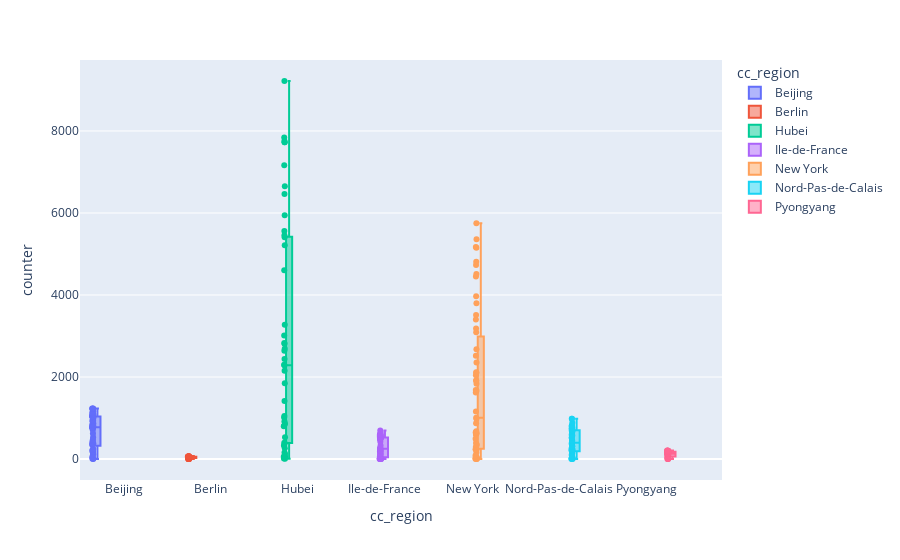

Notebook code cell kept with this figure:
### Code cell
fig = px.box(df_NO2_group[[elem in ls for elem in df_NO2_group.cc_region]], x="cc_region", y="counter", color="cc_region",points="all")
fig.show()

### Figure 1 — Plotly figure (JSON) as saved in the notebook; plotly's stock layout.template omitted (floating-point values rounded to 4 significant figures)
{"data": [{"alignmentgroup": "True", "boxpoints": "all", "hovertemplate": "cc_region=%{x}<br>counter=%{y}<extra></extra>", "legendgroup": "Beijing", "marker": {"color": "#636efa"}, "name": "Beijing", "notched": false, "offsetgroup": "Beijing", "orientation": "v", "showlegend": true, "type": "box", "x": ["Beijing", "Beijing", "Beijing", "Beijing", "Beijing", "Beijing", "Beijing", "Beijing", "Beijing", "Beijing", "Beijing", "Beijing", "Beijing", "Beijing", "Beijing", "Beijing", "Beijing", "Beijing", "Beijing", "Beijing", "Beijing", "Beijing", "Beijing", "Beijing", "Beijing", "Beijing", "Beijing", "Beijing", "Beijing", "Beijing", "Beijing", "Beijing", "Beijing", "Beijing", "Beijing", "Beijing", "Beijing", "Beijing", "Beijing", "Beijing", "Beijing", "Beijing", "Beijing", "Beijing", "Beijing", "Beijing", "Beijing", "Beijing", "Beijing", "Beijing", "Beijing", "Beijing", "Beijing"], "x0": " ", "xaxis": "x", "y": [962, 1047, 115, 775, 1, 829, 7, 624, 186, 775, 776, 1126, 350, 761, 439, 1048, 1226, 408, 1069, 1008, 916, 1235, 1039, 227, 805, 776, 934, 764, 209, 360, 1228, 891, 867, 36, 530, 1167, 1041, 715, 371, 765, 1091, 1113, 225, 167, 246, 1045, 1231, 933, 13, 383, 470, 172, 74], "y0": " ", "yaxis": "y"}, {"alignmentgroup": "True", "boxpoints": "all", "hovertemplate": "cc_region=%{x}<br>counter=%{y}<extra></extra>", "legendgroup": "Berlin", "marker": {"color": "#EF553B"}, "name": "Berlin", "notched": false, "offsetgroup": "Berlin", "orientation": "v", "showlegend": true, "type": "box", "x": ["Berlin", "Berlin", "Berlin", "Berlin", "Berlin", "Berlin", "Berlin", "Berlin", "Berlin", "Berlin", "Berlin", "Berlin", "Berlin", "Berlin", "Berlin", "Berlin", "Berlin", "Berlin", "Berlin", "Berlin", "Berlin", "Berlin", "Berlin", "Berlin", "Berlin", "Berlin", "Berlin", "Berlin", "Berlin", "Berlin", "Berlin", "Berlin", "Berlin", "Berlin", "Berlin", "Berlin", "Berlin", "Berlin"], "x0": " ", "xaxis": "x", "y": [12, 1, 27, 2, 9, 40, 4, 47, 28, 58, 39, 23, 12, 56, 49, 52, 49, 53, 55, 53, 4, 35, 1, 48, 50, 67, 55, 46, 46, 43, 40, 50, 34, 17, 54, 72, 54, 51], "y0": " ", "yaxis": "y"}, {"alignmentgroup": "True", "boxpoints": "all", "hovertemplate": "cc_region=%{x}<br>counter=%{y}<extra></extra>", "legendgroup": "Hubei", "marker": {"color": "#00cc96"}, "name": "Hubei", "notched": false, "offsetgroup": "Hubei", "orientation": "v", "showlegend": true, "type": "box", "x": ["Hubei", "Hubei", "Hubei", "Hubei", "Hubei", "Hubei", "Hubei", "Hubei", "Hubei", "Hubei", "Hubei", "Hubei", "Hubei", "Hubei", "Hubei", "Hubei", "Hubei", "Hubei", "Hubei", "Hubei", "Hubei", "Hubei", "Hubei", "Hubei", "Hubei", "Hubei", "Hubei", "Hubei", "Hubei", "Hubei", "Hubei", "Hubei", "Hubei", "Hubei", "Hubei", "Hubei", "Hubei", "Hubei", "Hubei", "Hubei", "Hubei", "Hubei", "Hubei", "Hubei", "Hubei"], "x0": " ", "xaxis": "x", "y": [6650, 4603, 860, 48, 332, 1846, 802, 158, 6463, 5457, 398, 3274, 7758, 2689, 2811, 322, 7842, 5945, 3011, 5213, 7164, 9218, 1414, 1014, 916, 2439, 376, 69, 6, 265, 1050, 11, 58, 531, 2288, 2642, 2298, 5563, 809, 5409, 2150, 7726, 7726, 122, 2830], "y0": " ", "yaxis": "y"}, {"alignmentgroup": "True", "boxpoints": "all", "hovertemplate": "cc_region=%{x}<br>counter=%{y}<extra></extra>", "legendgroup": "Ile-de-France", "marker": {"color": "#ab63fa"}, "name": "Ile-de-France", "notched": false, "offsetgroup": "Ile-de-France", "orientation": "v", "showlegend": true, "type": "box", "x": ["Ile-de-France", "Ile-de-France", "Ile-de-France", "Ile-de-France", "Ile-de-France", "Ile-de-France", "Ile-de-France", "Ile-de-France", "Ile-de-France", "Ile-de-France", "Ile-de-France", "Ile-de-France", "Ile-de-France", "Ile-de-France", "Ile-de-France", "Ile-de-France", "Ile-de-France", "Ile-de-France", "Ile-de-France", "Ile-de-France", "Ile-de-France", "Ile-de-France", "Ile-de-France", "Ile-de-France", "Ile-de-France", "Ile-de-France", "Ile-de-France", "Ile-de-France", "Ile-de-France", "Ile-de-France", "Ile-de-France", "Ile-de-France", "Ile-de-France", "Ile-de-France", "Ile-de-France", "Ile-de-France", "Ile-de-France", "Ile-de-France", "Ile-de-France", "Ile-de-France", "Ile-de-France", "Ile-de-France", "Ile-de-France", "Ile-de-France", "Ile-de-France", "Ile-de-France", "Ile-de-France"], "x0": " ", "xaxis": "x", "y": [129, 68, 240, 64, 10, 15, 7, 11, 10, 251, 35, 108, 207, 506, 4, 16, 193, 532, 503, 23, 510, 535, 602, 490, 493, 484, 22, 594, 184, 650, 205, 2, 562, 584, 3, 270, 507, 424, 556, 331, 272, 696, 592, 537, 194, 128, 600], "y0": " ", "yaxis": "y"}, {"alignmentgroup": "True", "boxpoints": "all", "hovertemplate": "cc_region=%{x}<br>counter=%{y}<extra></extra>", "legendgroup": "New York", "marker": {"color": "#FFA15A"}, "name": "New York", "notched": false, "offsetgroup": "New York", "orientation": "v", "showlegend": true, "type": "box", "x": ["New York", "New York", "New York", "New York", "New York", "New York", "New York", "New York", "New York", "New York", "New York", "New York", "New York", "New York", "New York", "New York", "New York", "New York", "New York", "New York", "New York", "New York", "New York", "New York", "New York", "New York", "New York", "New York", "New York", "New York", "New York", "New York", "New York", "New York", "New York", "New York", "New York", "New York", "New York", "New York", "New York", "New York", "New York", "New York", "New York", "New York", "New York", "New York", "New York", "New York", "New York", "New York", "New York", "New York", "New York"], "x0": " ", "xaxis": "x", "y": [3093, 2351, 293, 26, 680, 646, 638, 3798, 1911, 59, 1161, 3515, 22, 4454, 5752, 4729, 51, 234, 591, 2105, 2044, 4812, 3182, 29, 1914, 9, 46, 5170, 5154, 984, 392, 1837, 4513, 3, 625, 1, 495, 3400, 2676, 85, 1683, 238, 5360, 3969, 649, 620, 348, 2519, 230, 1663, 1621, 1004, 158, 870, 2115], "y0": " ", "yaxis": "y"}, {"alignmentgroup": "True", "boxpoints": "all", "hovertemplate": "cc_region=%{x}<br>counter=%{y}<extra></extra>", "legendgroup": "Nord-Pas-de-Calais", "marker": {"color": "#19d3f3"}, "name": "Nord-Pas-de-Calais", "notched": false, "offsetgroup": "Nord-Pas-de-Calais", "orientation": "v", "showlegend": true, "type": "box", "x": ["Nord-Pas-de-Calais", "Nord-Pas-de-Calais", "Nord-Pas-de-Calais", "Nord-Pas-de-Calais", "Nord-Pas-de-Calais", "Nord-Pas-de-Calais", "Nord-Pas-de-Calais", "Nord-Pas-de-Calais", "Nord-Pas-de-Calais", "Nord-Pas-de-Calais", "Nord-Pas-de-Calais", "Nord-Pas-de-Calais", "Nord-Pas-de-Calais", "Nord-Pas-de-Calais", "Nord-Pas-de-Calais", "Nord-Pas-de-Calais", "Nord-Pas-de-Calais", "Nord-Pas-de-Calais", "Nord-Pas-de-Calais", "Nord-Pas-de-Calais", "Nord-Pas-de-Calais", "Nord-Pas-de-Calais", "Nord-Pas-de-Calais", "Nord-Pas-de-Calais", "Nord-Pas-de-Calais", "Nord-Pas-de-Calais", "Nord-Pas-de-Calais", "Nord-Pas-de-Calais", "Nord-Pas-de-Calais", "Nord-Pas-de-Calais", "Nord-Pas-de-Calais", "Nord-Pas-de-Calais", "Nord-Pas-de-Calais", "Nord-Pas-de-Calais", "Nord-Pas-de-Calais", "Nord-Pas-de-Calais", "Nord-Pas-de-Calais", "Nord-Pas-de-Calais", "Nord-Pas-de-Calais", "Nord-Pas-de-Calais", "Nord-Pas-de-Calais", "Nord-Pas-de-Calais", "Nord-Pas-de-Calais", "Nord-Pas-de-Calais", "Nord-Pas-de-Calais", "Nord-Pas-de-Calais", "Nord-Pas-de-Calais", "Nord-Pas-de-Calais"], "x0": " ", "xaxis": "x", "y": [16, 77, 192, 4, 3, 301, 103, 236, 15, 212, 321, 54, 447, 182, 29, 258, 673, 519, 449, 408, 673, 709, 984, 807, 700, 743, 594, 215, 360, 761, 887, 231, 12, 437, 802, 141, 665, 702, 984, 815, 706, 571, 518, 780, 267, 311, 33, 386], "y0": " ", "yaxis": "y"}, {"alignmentgroup": "True", "boxpoints": "all", "hovertemplate": "cc_region=%{x}<br>counter=%{y}<extra></extra>", "legendgroup": "Pyongyang", "marker": {"color": "#FF6692"}, "name": "Pyongyang", "notched": false, "offsetgroup": "Pyongyang", "orientation": "v", "showlegend": true, "type": "box", "x": ["Pyongyang", "Pyongyang", "Pyongyang", "Pyongyang", "Pyongyang", "Pyongyang", "Pyongyang", "Pyongyang", "Pyongyang", "Pyongyang", "Pyongyang", "Pyongyang", "Pyongyang", "Pyongyang", "Pyongyang", "Pyongyang", "Pyongyang", "Pyongyang", "Pyongyang", "Pyongyang", "Pyongyang", "Pyongyang", "Pyongyang", "Pyongyang", "Pyongyang", "Pyongyang", "Pyongyang", "Pyongyang", "Pyongyang", "Pyongyang", "Pyongyang", "Pyongyang", "Pyongyang", "Pyongyang", "Pyongyang", "Pyongyang", "Pyongyang", "Pyongyang", "Pyongyang", "Pyongyang", "Pyongyang", "Pyongyang", "Pyongyang", "Pyongyang", "Pyongyang", "Pyongyang", "Pyongyang", "Pyongyang"], "x0": " ", "xaxis": "x", "y": [62, 120, 138, 31, 142, 128, 18, 204, 39, 2, 125, 121, 49, 186, 127, 8, 202, 20, 43, 182, 62, 204, 8, 1, 92, 193, 189, 91, 178, 202, 141, 126, 123, 146, 207, 165, 96, 126, 128, 194, 183, 18, 122, 102, 201, 142, 62, 146], "y0": " ", "yaxis": "y"}], "layout": {"boxmode": "group", "legend": {"title": {"text": "cc_region"}, "tracegroupgap": 0}, "margin": {"t": 60}, "xaxis": {"anchor": "y", "categoryarray": ["Beijing", "Berlin", "Hubei", "Ile-de-France", "New York", "Nord-Pas-de-Calais", "Pyongyang"], "categoryorder": "array", "domain": [0, 1], "title": {"text": "cc_region"}}, "yaxis": {"anchor": "x", "domain": [0, 1], "title": {"text": "counter"}}}}
